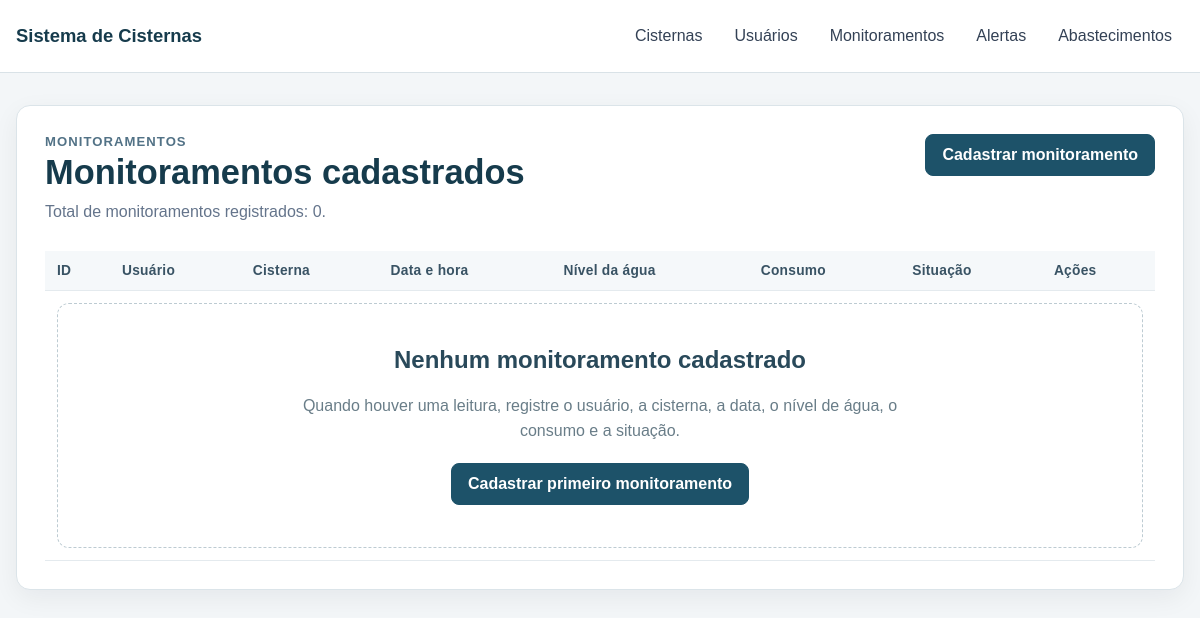
The app's page /monitoramentos/, older data.
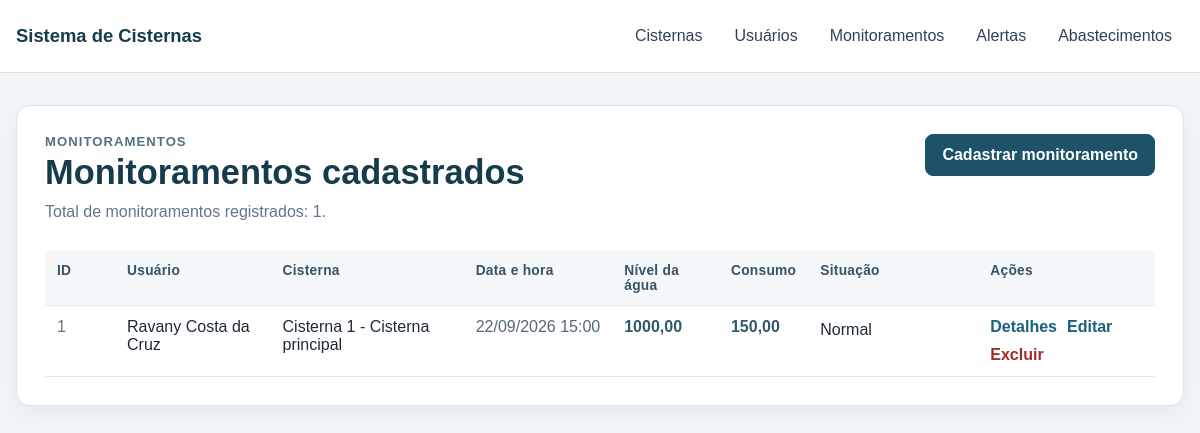
The same page, newer data.
### cisternas/models.py (models this page shows, shortened)
class Monitoramento(models.Model):
    usuario = models.ForeignKey(
        Usuario,
        on_delete=models.CASCADE,
        related_name="monitoramentos",
    )
    cisterna = models.ForeignKey(
        Cisterna,
        on_delete=models.CASCADE,
        related_name="monitoramentos",
    )
    dataHora = models.DateTimeField()
    nivelAgua = models.DecimalField(
        max_digits=12,
        decimal_places=2,
        validators=[
            MinValueValidator(Decimal("0")),
        ],
    )
    consumo = models.DecimalField(
        max_digits=12,
        decimal_places=2,
        validators=[
            MinValueValidator(Decimal("0")),
        ],
    )
    situacao = models.CharField(max_length=255)
    class Meta:
        ordering = ("-dataHora", "-id")

class Usuario(User):
    nome = models.CharField(max_length=255)
    cpf = models.CharField(max_length=11, unique=True)
    class Meta:
        ordering = ("nome", "username")

class Cisterna(models.Model):
    usuario = models.ForeignKey(
        Usuario,
        on_delete=models.CASCADE,
        related_name="cisternas",
    )
    latitude = models.DecimalField(
        max_digits=10,
        decimal_places=7,
        validators=[
            MinValueValidator(Decimal("-90")),
            MaxValueValidator(Decimal("90")),
        ],
    )
    longitude = models.DecimalField(
        max_digits=10,
        decimal_places=7,
        validators=[
            MinValueValidator(Decimal("-180")),
            MaxValueValidator(Decimal("180")),
        ],
    )
    capacidade = models.DecimalField(
        max_digits=12,
        decimal_places=2,
        validators=[
            MinValueValidator(Decimal("0.01")),
        ],
    )
    descricao = models.CharField(max_length=255)
    status = models.CharField(max_length=20)
    class Meta:
        ordering = ("id",)

### cisternas/views.py (the view)
def monitoramento_listar(request):
    monitoramentos = Monitoramento.objects.select_related(
        "usuario",
        "cisterna",
    ).all()
    contexto = {
        "titulo_pagina": "Monitoramentos cadastrados",
        "monitoramentos": monitoramentos,
        "quantidade_monitoramentos": monitoramentos.count(),
    }
    return render(
        request,
        "monitoramento/listar.html",
        contexto,
    )

### cisternas/templates/monitoramento/listar.html (shortened to what this page needs)
{% extends "cisternas/base.html" %}
{% load static %}
{% block extra_head %}
<link
    rel="stylesheet"
    href="{% static 'cisternas/css/usuario_monitoramento.css' %}"
>
{% endblock %}
{% block content %}
<section class="painel">
    <div class="pagina-topo">
        <div>
            <p class="pagina-sobre">Monitoramentos</p>
            <h1>{{ titulo_pagina }}</h1>
            <p class="pagina-descricao">
                Total de monitoramentos registrados:
                {{ quantidade_monitoramentos }}.
            </p>
        </div>
        <a
            class="botao botao-primario"
            href="{% url 'monitoramento_criar' %}"
        >
            Cadastrar monitoramento
        </a>
    </div>
        <div class="tabela-container">
            <table class="tabela-dados tabela-monitoramentos">
                <thead>
                    <tr>
                        <th>ID</th>
                        <th>Usuário</th>
                        <th>Cisterna</th>
                        <th>Data e hora</th>
                        <th>Nível da água</th>
                        <th>Consumo</th>
                        <th>Situação</th>
 <th>Ações</th>
 </tr>
 </thead>
 <tbody>
 {% for monitoramento in monitoramentos %}
 <tr>
 <td>
 {{ monitoramento.id }}
 </td>
 <td>
 {{ monitoramento.usuario.nome }}
 </td>
 <td>
 Cisterna {{ monitoramento.cisterna.id }}
 - {{ monitoramento.cisterna.descricao }}
 </td>
 <td>
 <span class="data-registro">
 {{ monitoramento.dataHora|date:"d/m/Y H:i" }}
 </span>
 </td>
 <td>
 <span class="valor-medida">
 {{ monitoramento.nivelAgua }}
 </span>
 </td>
 <td>
 <span class="valor-medida">
 {{ monitoramento.consumo }}
 </span>
 </td>
 <td>
 <span class="situacao-monitoramento">
 {{ monitoramento.situacao }}
 </span>
 </td>
 <td>
 <div class="acoes-tabela">
 <a class="link-tabela" href="{% url 'monitoramento_detalhar' monitoramento.pk %}">Detalhes</a>
 <a class="link-tabela" href="{% url 'monitoramento_editar' monitoramento.pk %}">Editar</a>
 <a class="link-perigo" href="{% url 'monitoramento_excluir' monitoramento.pk %}">Excluir</a>
 </div>
 </td>
 </tr>
 {% empty %}
 <tr>
 <td colspan="8">
 <div class="estado-vazio">
 <h2>Nenhum monitoramento cadastrado</h2>
 <p>
 Quando houver uma leitura, registre o usuário, a cisterna,
 a data, o nível de água, o consumo e a situação.
 </p>
 <a class="botao botao-primario" href="{% url 'monitoramento_criar' %}">
 Cadastrar primeiro monitoramento
 </a>
 </div>
 </td>
 </tr>
 {% endfor %}
 </tbody>
 </table>
 </div>
</section>
{% endblock %}

### cisternas/templates/cisternas/base.html (shortened to what this page needs)
{% load static %}
<!DOCTYPE html>
<html lang="pt-br">
<head>
    <link rel="stylesheet" href="{% static 'cisternas/css/base.css' %}">
    {% block extra_head %}{% endblock %}
</head>
<body>
    <header class="cabecalho">
        <div class="cabecalho-conteudo">
            <a class="marca" href="{% url 'inicio' %}">
                Sistema de Cisternas
            </a>
            <nav class="navegacao" aria-label="Navegação principal">
                <a href="{% url 'cisterna_listar' %}">
                    Cisternas
                </a>
                <a href="{% url 'usuario_listar' %}">
                    Usuários
                </a>
                <a href="{% url 'monitoramento_listar' %}">
                    Monitoramentos
                </a>
                <a href="{% url 'alerta_listar' %}">
                    Alertas
                </a>
                <a href="{% url 'abastecimento_listar' %}">
                    Abastecimentos
                </a>
            </nav>
        </div>
    </header>
    <main class="conteudo-principal">
        {% block content %}{% endblock %}
    </main>
</body>
</html>

### cisternas/static/cisternas/css/base.css (style rules this page uses)
* { box-sizing: border-box; }
:root { font-family: Arial, Helvetica, sans-serif; color: #1f2937; background: #f3f6f8; }
body { margin: 0; min-height: 100vh; background: #f3f6f8; }
button, a { -webkit-tap-highlight-color: transparent; }
.cabecalho { border-bottom: 1px solid #d9e2e7; background: #ffffff; }
.cabecalho-conteudo { width: min(1180px, calc(100% - 32px)); min-height: 72px; margin: 0 auto; display: flex; align-items: center; justify-content: space-between; gap: 24px; }
.marca { color: #163b4c; font-size: 1.15rem; font-weight: 700; text-decoration: none; }
.navegacao { display: flex; align-items: center; flex-wrap: wrap; gap: 8px; }
.navegacao a { padding: 9px 12px; border-radius: 8px; color: #334155; text-decoration: none; }
.conteudo-principal { width: min(1180px, calc(100% - 32px)); margin: 32px auto; }
.painel { padding: 28px; border: 1px solid #dbe4e9; border-radius: 14px; background: #ffffff; box-shadow: 0 8px 26px rgba(15, 23, 42, 0.06); }
.pagina-topo { margin-bottom: 26px; display: flex; align-items: flex-start; justify-content: space-between; gap: 24px; }
.pagina-topo h1 { margin: 4px 0 8px; color: #163b4c; font-size: clamp(1.65rem, 3vw, 2.15rem); }
.pagina-sobre { margin: 0; color: #527286; font-size: 0.82rem; font-weight: 700; letter-spacing: 0.08em; text-transform: uppercase; }
.pagina-descricao { max-width: 720px; margin: 0; color: #64748b; line-height: 1.55; }
.botao { min-height: 42px; padding: 10px 16px; border: 1px solid transparent; border-radius: 8px; display: inline-flex; align-items: center; justify-content: center; gap: 8px; cursor: pointer; font-weight: 700; text-decoration: none; }
.botao-primario { border-color: #1d5269; background: #1d5269; color: #ffffff; }
.tabela-container { width: 100%; overflow-x: auto; }
.tabela-dados { width: 100%; border-collapse: collapse; min-width: 760px; }
.tabela-dados th, .tabela-dados td { padding: 12px; border-bottom: 1px solid #e4eaee; text-align: left; vertical-align: top; }
.tabela-dados th { background: #f5f8fa; color: #395364; font-size: 0.86rem; letter-spacing: 0.02em; }
.link-tabela { color: #1b607e; font-weight: 700; text-decoration: none; }
.acoes-tabela { display: flex; flex-wrap: wrap; gap: 10px; }
.link-perigo { color: #a12b2b; font-weight: 700; text-decoration: none; }

### cisternas/static/cisternas/css/usuario_monitoramento.css (style rules this page uses)
.valor-medida { white-space: nowrap; font-variant-numeric: tabular-nums; font-weight: 700; color: #31596c; }
.situacao-monitoramento { min-width: 150px; line-height: 1.45; }
.data-registro { white-space: nowrap; color: #526975; font-variant-numeric: tabular-nums; }
.tabela-usuarios td:nth-child(1), .tabela-monitoramentos td:nth-child(1) { width: 70px; color: #637782; }
.tabela-monitoramentos td:nth-child(4) { min-width: 145px; }
.tabela-monitoramentos td:nth-child(7) { min-width: 170px; }

Row changes from the older to the newer data that the page shows:
added Monitoramento: id "1", usuario.nome "Ravany Costa da Cruz", cisterna.id "1", cisterna.descricao "Cisterna principal", dataHora "22/09/2026 15:00", nivelAgua "1000,00", consumo "150,00", situacao "Normal"
Text that changed along with them:
{{ quantidade_monitoramentos }}: "0" → "1"
text no longer shown: "Nenhum monitoramento cadastrado Quando houver uma leitura, registre o usuário, a cisterna, a data, o nível de água, o consumo e a situação. Cadastrar primeiro monitoramento"
